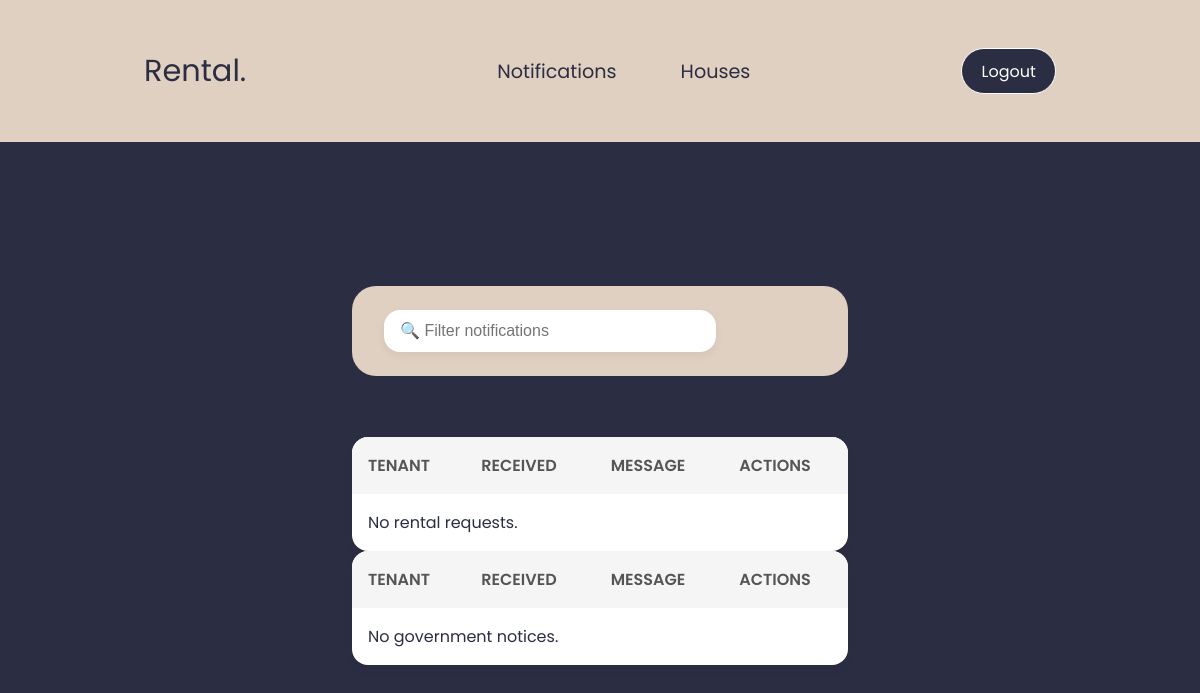
The page /government/notifications.php (signed in) on the database as committed earlier.
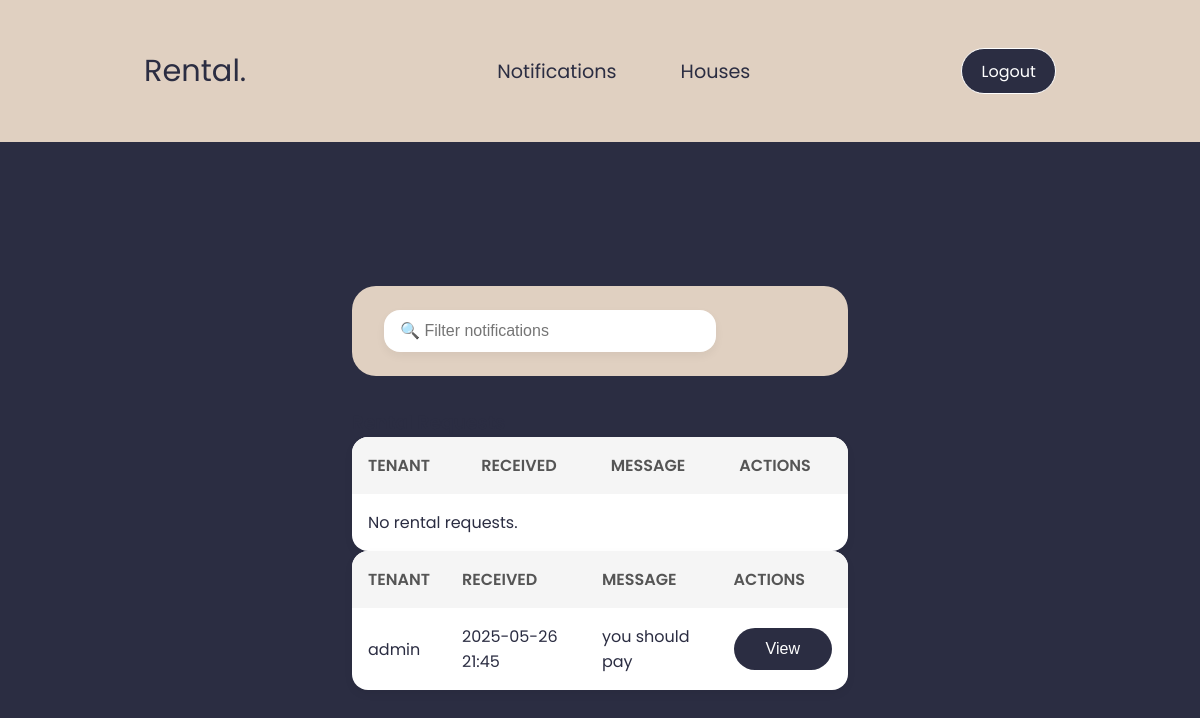
The same page on the database as committed later.
### tables this page shows
CREATE TABLE `notifications` (
  `id` int(11) NOT NULL,
  `sender_id` int(11) NOT NULL,
  `receiver_id` int(11) NOT NULL,
  `message` text NOT NULL,
  `is_read` tinyint(1) DEFAULT 0,
  `created_at` timestamp NOT NULL DEFAULT current_timestamp(),
  `type` varchar(20) DEFAULT 'request',
  `status` varchar(20) DEFAULT 'pending',
  `house_id` int(11) DEFAULT NULL
);

CREATE TABLE `users` (
  `id` int(11) NOT NULL,
  `name` varchar(100) NOT NULL,
  `email` varchar(100) NOT NULL,
  `password` varchar(255) NOT NULL,
  `role` enum('admin','tenant','owner','property_manager','government') NOT NULL,
  `status` enum('active','inactive','deleted') DEFAULT 'active',
  `created_at` timestamp NOT NULL DEFAULT current_timestamp()
);

### government/notifications.php (the view, shortened to what this page needs)
<?php
require_once '../config/db.php';
$user_id = $_SESSION['user_id'];
try {
$stmt = $pdo->prepare("
    SELECT n.id, n.message, n.created_at, u.name AS sender_name
    FROM notifications n
    JOIN users u ON n.sender_id = u.id
    WHERE n.receiver_id = ? AND n.type = 'government_notice'
    ORDER BY n.created_at DESC
");
$stmt->execute([$user_id]);
$gov_notices = $stmt->fetchAll(PDO::FETCH_ASSOC);
$stmt = $pdo->prepare("
    SELECT rr.id AS request_id, rr.message, rr.status, rr.created_at,
           rr.pm_id,
           u.name AS sender_name,
           h.id AS house_id, h.title AS house_title, h.bedrooms, h.bathrooms, h.area, h.price, h.image_path
    FROM rental_requests rr
    JOIN users u ON rr.tenant_id = u.id
    JOIN houses h ON rr.house_id = h.id
    WHERE h.owner_id = ? AND rr.status = 'forwarded'
    ORDER BY rr.created_at DESC
");
$stmt->execute([$user_id]);
$rental_requests = $stmt->fetchAll(PDO::FETCH_ASSOC);
} catch (PDOException $e) {
    die("Database error: " . $e->getMessage());
}
?>
<!DOCTYPE html>
<html lang="en">
<head>
    <link rel="stylesheet" href="../assets/style1.css" />
    <link rel="stylesheet" href="../assets/fonts/all.css" />
</head>
<body>
    <div class="prop_con">
        <div class="navbar prop_nav">
            <p>Rental.</p>
            <ul>
                <li><a href="notifications.php">Notifications</a></li>
                <li><a href="dashboard.php">Houses</a></li>
            </ul>
            <button class="btn" onclick="window.location.href='../auth/logout.php'">Logout</button>
        </div>
        <div class="container">
            <div class="top-bar">
                <input type="text" id="notificationFilter" placeholder="🔍 Filter notifications" />
            </div>
            <section>
                <h3>Rental Requests</h3>
                <table class="user-table" id="rentalRequestTable">
                    <thead>
                        <tr>
                            <th>Tenant</th>
                            <th>Received</th>
                            <th>Message</th>
                            <th>Actions</th>
                        </tr>
                    </thead>
                    <tbody>
                        <?php if (count($rental_requests) === 0): ?>
                        <tr>
                            <td colspan="4">No rental requests.</td>
                        </tr>
                        <?php endif; ?>
                    </tbody>
                </table>
                <table class="user-table">
                    <thead>
                        <tr>
                            <th>Tenant</th>
                            <th>Received</th>
                            <th>Message</th>
                            <th>Actions</th>
                        </tr>
                    </thead>
                    <tbody>
                        <?php if (count($gov_notices) === 0): ?>
                        <tr>
                            <td colspan="4">No government notices.</td>
                        </tr>
                        <?php else: ?>
                        <?php foreach ($gov_notices as $note): ?>
                        <tr>
                            <td><?= htmlspecialchars($note['sender_name']) ?></td>
                            <td><?= date('Y-m-d H:i', strtotime($note['created_at'])) ?></td>
                            <td><?= htmlspecialchars($note['message']) ?></td>
                            <td>
                                <button class="btn open-modal" data-message="<?= htmlspecialchars($note['message']) ?>"
                                    data-sender="<?= htmlspecialchars($note['sender_name']) ?>"
                                    data-status="notice">View</button>
                            </td>
                        </tr>
                        <?php endforeach; ?>
                        <?php endif; ?>
                    </tbody>
                </table>
            </section>
        </div>
    </div>
</body>
</html>

Rows that differ between the two databases and show on the page:
added notifications: sender.name "admin", created_at "2025-05-26 21:45", message "you should pay"
Other text that changed with them:
text no longer shown: "No government notices."
